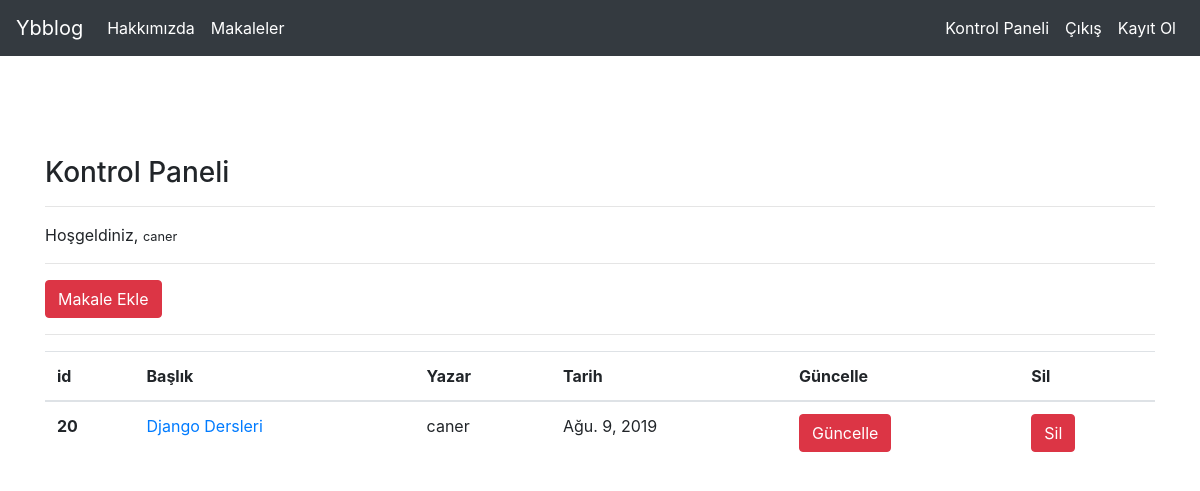
The app's page /articles/dashboard/ (signed in) with its own data.
### articlee/models.py (models this page shows, shortened)
class Article(models.Model):
    author = models.ForeignKey("auth.User",on_delete = models.CASCADE,verbose_name = "Yazar")
    title = models.CharField(max_length = 50 , verbose_name = "Başlık")
    content = RichTextField()
    created_date = models.DateField(auto_now_add=True,verbose_name="Oluşturulma Tarihi")
    article_image = models.FileField(blank = True , null = True , verbose_name="Makaleye Fotoğraf Ekleyin")
    class Meta:
        ordering = ['-created_date']

### articlee/views.py (the view)
# urls.py: path('dashboard/',views.dashboard, name ="dashboard"),
@login_required(login_url = "user:login")
def dashboard(request):
    articles = Article.objects.filter(author = request.user)
    context = {
        "articles": articles
    }
    return render(request,"dashboard.html",context)

### templates/dashboard.html
{% extends "layout.html" %}
{% block body %}
<h3>Kontrol Paneli</h3>
<hr>
<p>
    Hoşgeldiniz, <small>{{request.user.username}}</small>
</p>
<hr>
<a class="btn btn-danger" href = "/articles/addarticle">Makale Ekle</a>
<hr>
{% if articles %}
<table class="table">
        <thead>
          <tr>
            <th scope="col">id</th>
            <th scope="col">Başlık</th>
            <th scope="col">Yazar</th>
            <th scope="col">Tarih</th>
            <th scope="col">Güncelle</th>
            <th scope="col">Sil</th>
          </tr>
        </thead>
        <tbody>
            {% for article in articles %}
        <tr>
            <th scope="row">{{article.id}}</th>
            <td><a href="/articles/article/{{article.id}}">{{article.title}}</a></td>
            <td>{{article.author.username}}</td>
            <td>{{article.created_date}}</td>
            <td><a href="/articles/update/{{article.id}}" class=" btn btn-danger">Güncelle</a></td>
            <td><a href="/articles/delete/{{article.id}}" class=" btn btn-danger">Sil</a></td>
          </tr>
            {%endfor%}
        </tbody>
      </table>
{%else%}
<div class="alert alert-danger">
    Henüz bir makaleniz bulunmuyor...
</div>
{%endif%}
{% endblock body %}

### templates/layout.html (shortened to what this page needs)
<!DOCTYPE html>
{% load static %}
<html lang="en">
<head>
    <link rel="stylesheet" href="{% static 'css/bootstrap.min.css'%}">   <title>YbBlog</title>
</head>
<body>
    {% include "includes/navbar.html" %}
    <div style = "margin-top : 100px; margin-bottom:75px; "class = "container">
        {% block body %}
        {% endblock body %}
    </div>
</body>
</html>

### templates/includes/navbar.html (shortened to what this page needs)
<nav class="navbar navbar-expand-md navbar-dark bg-dark mb-4">
    <a class="navbar-brand" href="{% url 'index' %}">Ybblog</a>
    <div class="collapse navbar-collapse" id="navbarCollapse">
      <ul class="navbar-nav mr-auto">
        <li class="nav-item active">
          <a class="nav-link" href="{% url 'about'%}">Hakkımızda</a>
        </li>
        <li class="nav-item active">
            <a class="nav-link" href="{% url 'articlee:articles'%}">Makaleler</a>
         </li>
      </ul>
      <ul class ="navbar-nav ml-auto">
      {% if request.user.is_authenticated %}
        <li class="nav-item active">
            <a class="nav-link" href="{% url 'articlee:dashboard'%}">Kontrol Paneli</a>
         </li>
        <li class="nav-item active">
            <a class="nav-link" href="{% url 'user:logout'%}">Çıkış</a>
         </li>
      {%else%}
         <li class="nav-item active">
            <a class="nav-link" href="{% url 'user:login'%}">Giriş Yap</a>
         </li>
      {%endif%}
        <li class="nav-item active">
            <a class="nav-link" href="{% url 'user:register'%}">Kayıt Ol</a>
         </li>
     </ul>
    </div>
  </nav>

### records on screen
Article: id "20", title "Django Dersleri", author.username "caner", created_date "Ağu. 9, 2019"

### other values on screen
{{ request.user.username }} "caner"
